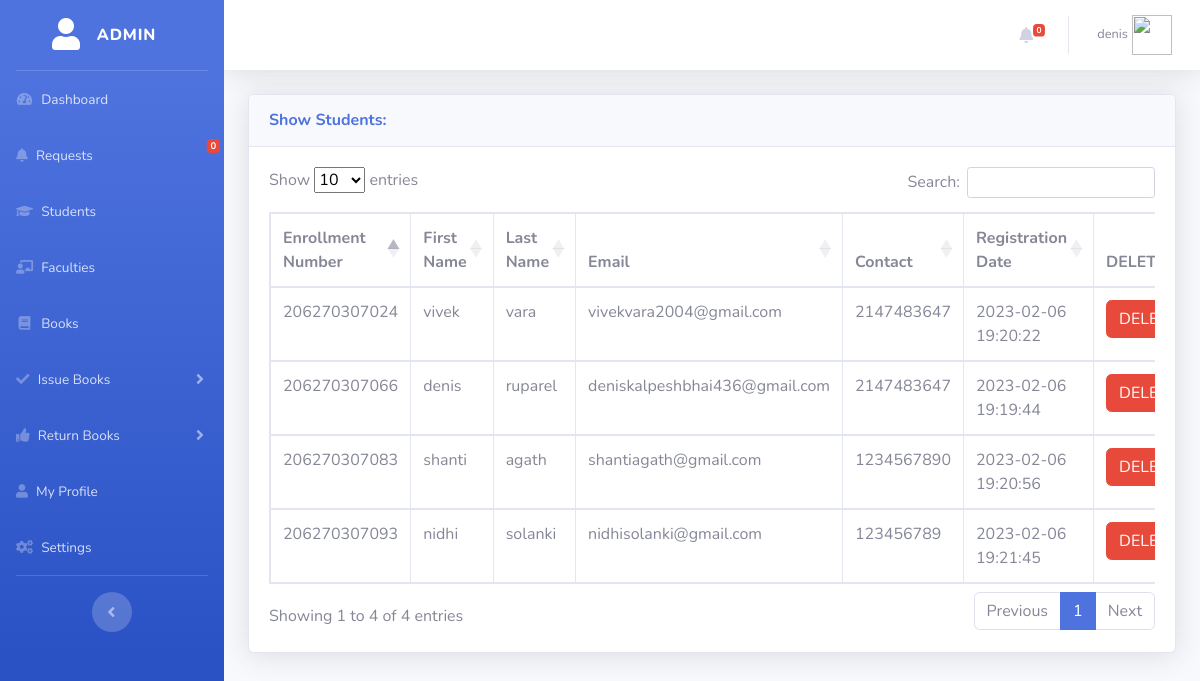
The page /show_students.php (signed in) on the database as committed earlier.
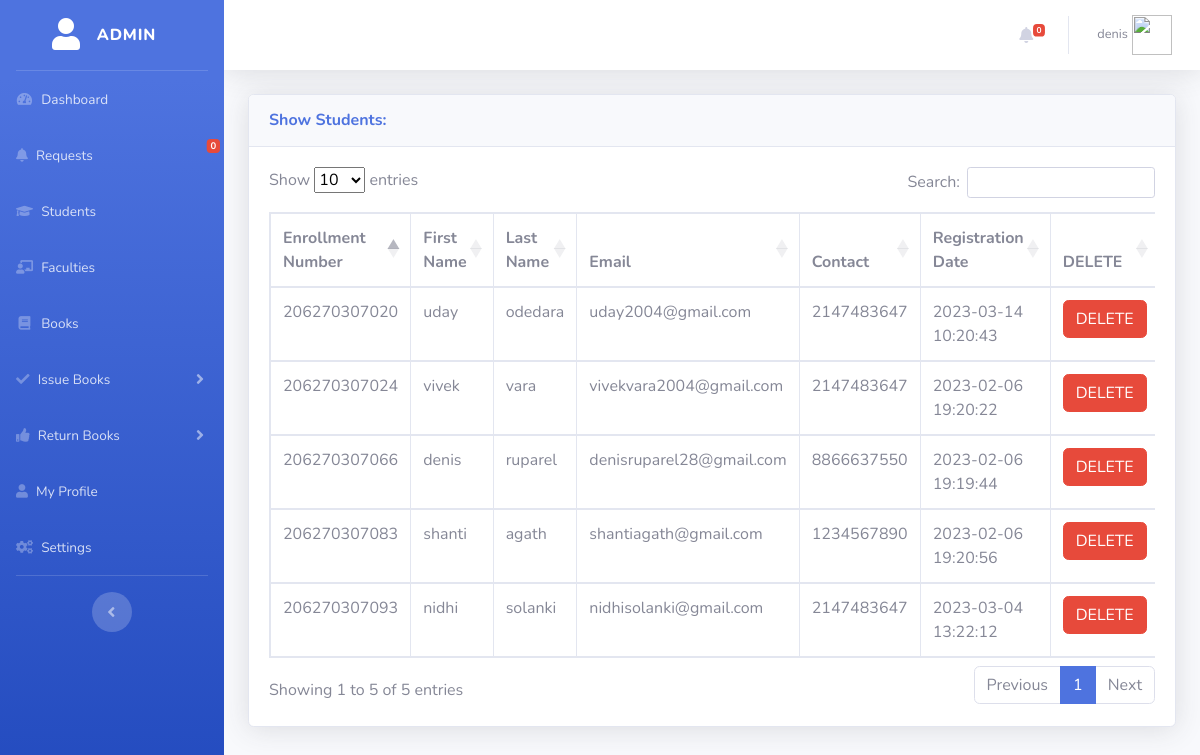
The same page on the database as committed later.
### tables this page shows
CREATE TABLE IF NOT EXISTS `register` (
  `enrollment_number` bigint NOT NULL,
  `first_name` varchar(30) NOT NULL,
  `last_name` varchar(30) NOT NULL,
  `email` varchar(30) NOT NULL,
  `contact` bigint NOT NULL,
  `password` varchar(15) NOT NULL,
  `activation` varchar(100) NOT NULL,
  `user_avatar` varchar(100) NOT NULL,
  `date` datetime NOT NULL DEFAULT CURRENT_TIMESTAMP,
  PRIMARY KEY (`enrollment_number`)
);

### show_students.php (the view, shortened to what this page needs)
<?php
include('admin/header.php');
include('admin/navbar.php');
include('security.php');
?>
<div class="container-fluid">
<div class="card shadow mb-4">
  <div class="card-header py-3">
    <h6 class="m-0 font-weight-bold text-primary">Show Students: </h6>
  </div>
  <div class="card-body">
    <div class="table-responsive">
      <table class="table table-bordered" id="datatableid" width="100%" cellspacing="0">
        <thead>
          <tr>
            <th> Enrollment Number </th>
            <th> First Name </th>
            <th> Last Name </th>
            <th> Email </th>
            <th> Contact </th>
            <th> Registration Date </th>
            <th>DELETE </th>
          </tr>
        </thead>
        <tbody>
        <?php
        $query = "SELECT * FROM register";
        $query_run = mysqli_query($connection, $query);
        if(mysqli_num_rows($query_run) > 0){
          while($row = mysqli_fetch_assoc($query_run)){
          ?>
            <tr>
            <td><?php  echo $row['enrollment_number']; ?></td>
            <td><?php  echo $row['first_name']; ?></td>
            <td><?php  echo $row['last_name']; ?></td>
            <td><?php  echo $row['email']; ?></td>
            <td><?php  echo $row['contact']; ?></td>
            <td><?php  echo $row['date']; ?></td>
              <td>
                  <form action="modify_students.php" method="post">
                    <button type="submit" name="delete_btn" class="btn btn-danger"> DELETE</button>
                  </form>
              </td>
            </tr>
          <?php
          }
        }
        else{
          echo "No Record Found";
        }
          ?>
        </tbody>
      </table>
    </div>
  </div>
</div>
</div>
</div>
</div>

Rows that differ between the two databases and show on the page:
added register: enrollment_number "206270307020", first_name "uday", last_name "odedara", email "uday2004@gmail.com", contact "2147483647", date "2023-03-14 10:20:43"
changed register "denis": email "deniskalpeshbhai436@gmail.com" → "denisruparel28@gmail.com"; contact "2147483647" → "8866637550"
changed register "nidhi": contact "123456789" → "2147483647"; date "2023-02-06 19:21:45" → "2023-03-04 13:22:12"
Other text that changed with them:
text written by a page script: "Show entries Search: Showing 1 to 4 of 4 entries Previous 1 Next" → "Show entries Search: Showing 1 to 5 of 5 entries Previous 1 Next"
